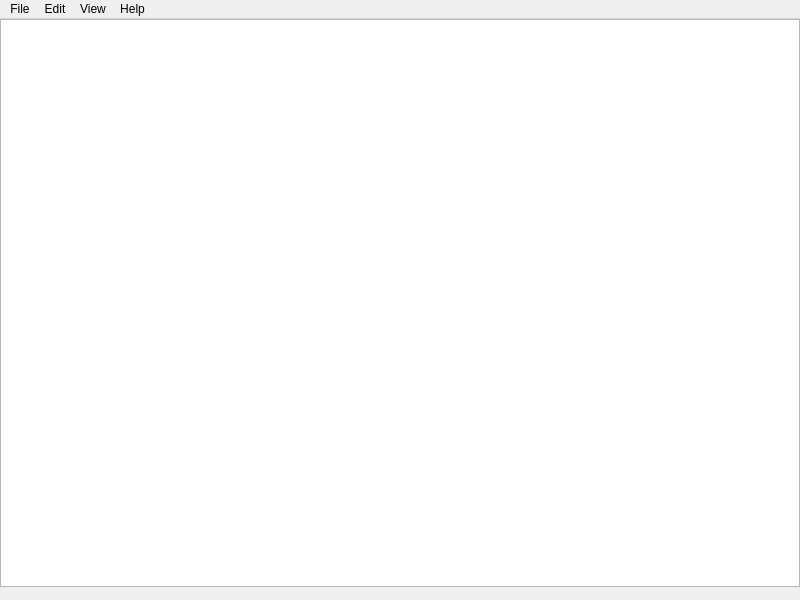
<?xml version="1.0" encoding="UTF-8"?>
<ui version="4.0">
 <class>MainWindow</class>
 <widget class="QMainWindow" name="MainWindow">
  <property name="geometry">
   <rect>
    <x>0</x>
    <y>0</y>
    <width>800</width>
    <height>600</height>
   </rect>
  </property>
  <property name="sizePolicy">
   <sizepolicy hsizetype="Preferred" vsizetype="Preferred">
    <horstretch>1</horstretch>
    <verstretch>1</verstretch>
   </sizepolicy>
  </property>
  <property name="windowTitle">
   <string notr="true">Qrlot</string>
  </property>
  <widget class="QWidget" name="centralwidget">
   <property name="sizePolicy">
    <sizepolicy hsizetype="Expanding" vsizetype="Expanding">
     <horstretch>1</horstretch>
     <verstretch>1</verstretch>
    </sizepolicy>
   </property>
   <widget class="QTableWidget" name="tableWidget">
    <property name="geometry">
     <rect>
      <x>0</x>
      <y>0</y>
      <width>800</width>
      <height>568</height>
     </rect>
    </property>
    <property name="sizePolicy">
     <sizepolicy hsizetype="Fixed" vsizetype="Fixed">
      <horstretch>0</horstretch>
      <verstretch>0</verstretch>
     </sizepolicy>
    </property>
    <property name="font">
     <font>
      <pointsize>14</pointsize>
     </font>
    </property>
    <property name="selectionMode">
     <enum>QAbstractItemView::SelectionMode::ExtendedSelection</enum>
    </property>
    <property name="selectionBehavior">
     <enum>QAbstractItemView::SelectionBehavior::SelectRows</enum>
    </property>
    <property name="gridStyle">
     <enum>Qt::PenStyle::SolidLine</enum>
    </property>
    <property name="wordWrap">
     <bool>true</bool>
    </property>
    <attribute name="horizontalHeaderVisible">
     <bool>false</bool>
    </attribute>
   </widget>
  </widget>
  <widget class="QMenuBar" name="menubar">
   <property name="geometry">
    <rect>
     <x>0</x>
     <y>0</y>
     <width>800</width>
     <height>23</height>
    </rect>
   </property>
   <widget class="QMenu" name="menuEdit">
    <property name="title">
     <string>Edit</string>
    </property>
   </widget>
   <widget class="QMenu" name="menuView">
    <property name="title">
     <string>View</string>
    </property>
   </widget>
   <widget class="QMenu" name="menuHelp">
    <property name="title">
     <string>Help</string>
    </property>
   </widget>
   <widget class="QMenu" name="menuFile">
    <property name="title">
     <string>File</string>
    </property>
   </widget>
   <addaction name="menuFile"/>
   <addaction name="menuEdit"/>
   <addaction name="menuView"/>
   <addaction name="menuHelp"/>
  </widget>
 </widget>
 <resources/>
 <connections/>
</ui>
